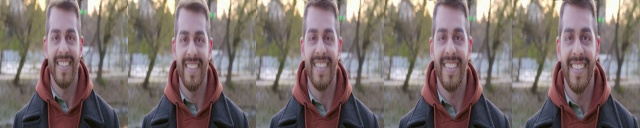
#> input picture backend/dataset_inspection/FAKE_FAKE_1.jpg, 640 x 128 px
$ python -i forensic_features.py   (imports and definitions only)   (older library calls are emulated)
#> lines starting #> are read from the running program, lines starting #| are printed output that depends on the picture
#> further down, picture is the input picture: shape (128, 640, 3); mean B, G, R 111.2, 113, 125.3
import cv2
import numpy as np

SEQUENCE_LENGTH = 20
IMG_SIZE = 128
FEATURE_NAMES = [
    "temporal_mean",
    "temporal_std",
    "temporal_max",
    "sharpness_mean",
    "sharpness_std",
    "fft_high_ratio",
    "fft_mid_ratio",
    "color_r_mean",
    "color_g_mean",
    "color_b_mean",
    "color_r_std",
    "color_g_std",
    "color_b_std",
    "center_border_luma_diff",
    "center_border_std_diff",
    "noise_std",
    "chroma_corr_rg",
    "chroma_corr_rb",
    "block_energy",
    "face_coverage",
    "mouth_temporal",
    "eye_temporal",
    "saturation_mean",
    "saturation_std",
]


# [121 lines left out: functions _to_unit_interval, extract_forensic_vector, not called in this run]


def detect_face_crop(frame_bgr, target_size=IMG_SIZE):
#> called with target_size = 128
    cascade = cv2.CascadeClassifier(
        cv2.data.haarcascades + "haarcascade_frontalface_default.xml"
    )
    gray = cv2.cvtColor(frame_bgr, cv2.COLOR_BGR2GRAY)
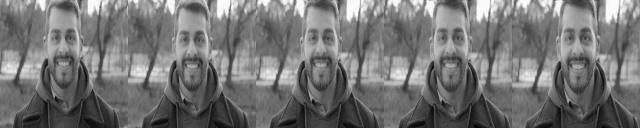
#> gray: shape (128, 640); min 7, max 254, mean 116.5
    faces = cascade.detectMultiScale(gray, scaleFactor=1.1, minNeighbors=4, minSize=(40, 40))
#> faces = [[36, 16, 58, 58], [165, 18, 54, 54], [292, 16, 57, 57]]
    if len(faces) == 0:
        rgb = cv2.cvtColor(frame_bgr, cv2.COLOR_BGR2RGB)
        resized = cv2.resize(rgb, (target_size, target_size), interpolation=cv2.INTER_AREA)
        return resized.astype(np.float32) / 255.0, 0.0

    x, y, w, h = max(faces, key=lambda rect: rect[2] * rect[3])
#> x = 36; y = 16; w = 58; h = 58
    pad = int(0.25 * max(w, h))
#> pad = 14
    x1 = max(0, x - pad)
#> x1 = 22
    y1 = max(0, y - pad)
#> y1 = 2
    x2 = min(frame_bgr.shape[1], x + w + pad)
#> x2 = 108
    y2 = min(frame_bgr.shape[0], y + h + pad)
#> y2 = 88
    crop = frame_bgr[y1:y2, x1:x2]
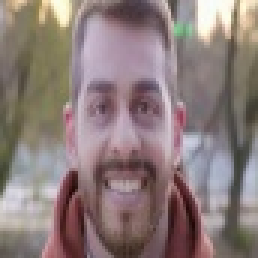
#> crop: shape (86, 86, 3) (shown 3 times larger); mean B, G, R 122.5, 124.3, 140.4
    rgb = cv2.cvtColor(crop, cv2.COLOR_BGR2RGB)
    resized = cv2.resize(rgb, (target_size, target_size), interpolation=cv2.INTER_AREA)
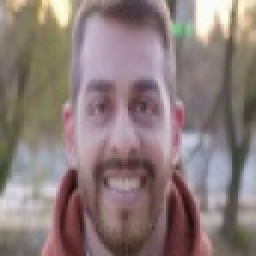
#> resized: shape (128, 128, 3) (shown 2 times larger); mean R, G, B 140.4, 124.2, 122.5
    coverage = float((w * h) / max(frame_bgr.shape[0] * frame_bgr.shape[1], 1))
#> coverage = 0.0411
    return resized.astype(np.float32) / 255.0, coverage


# [38 lines left out: function extract_media_sequence, not called in this run]

>>> import cv2
>>> picture = cv2.imread('dataset_inspection/FAKE_FAKE_1.jpg')
>>> result = detect_face_crop(picture)

$ run again, on backend/dataset_inspection/FAKE_FAKE_10.jpg
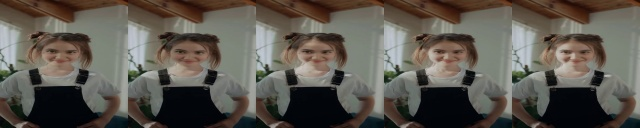
#> input picture backend/dataset_inspection/FAKE_FAKE_10.jpg, 640 x 128 px
#> picture is the input picture: shape (128, 640, 3); mean B, G, R 79.2, 87.1, 91.9
#> in detect_face_crop, `gray = cv2.cvtColor(frame_bgr, cv2.COLOR_BGR2GRAY)`:
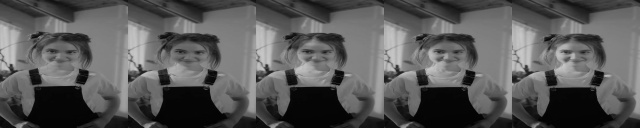
#> gray: shape (128, 640); min 0, max 204, mean 87.7
#> faces = ()
#> in detect_face_crop, `resized = cv2.resize(rgb, (target_size, target_size), interpolation=cv..`:
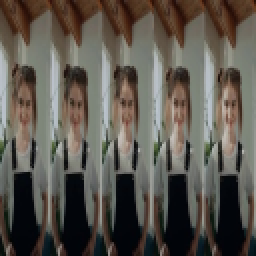
#> resized: shape (128, 128, 3) (shown 2 times larger); mean R, G, B 91.9, 87.1, 79.2

$ run again, on backend/dataset_inspection/FAKE_FAKE_11.jpg
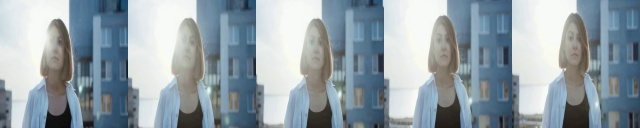
#> input picture backend/dataset_inspection/FAKE_FAKE_11.jpg, 640 x 128 px
#> picture is the input picture: shape (128, 640, 3); mean B, G, R 168.2, 160.4, 147.5
#> in detect_face_crop, `gray = cv2.cvtColor(frame_bgr, cv2.COLOR_BGR2GRAY)`:
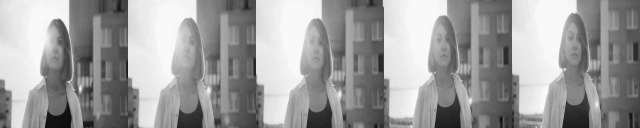
#> gray: shape (128, 640); min 9, max 252, mean 157.4
#> faces = ()
#> in detect_face_crop, `resized = cv2.resize(rgb, (target_size, target_size), interpolation=cv..`:
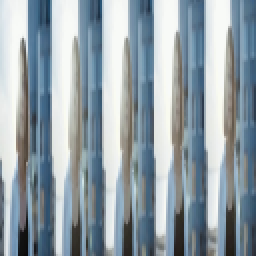
#> resized: shape (128, 128, 3) (shown 2 times larger); mean R, G, B 147.5, 160.4, 168.2

$ run again, on backend/dataset_inspection/FAKE_FAKE_12.jpg
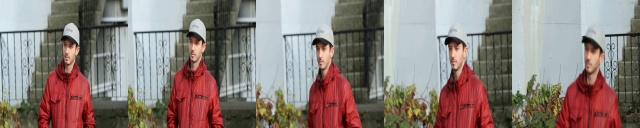
#> input picture backend/dataset_inspection/FAKE_FAKE_12.jpg, 640 x 128 px
#> picture is the input picture: shape (128, 640, 3); mean B, G, R 121.9, 126.7, 139.7
#> in detect_face_crop, `gray = cv2.cvtColor(frame_bgr, cv2.COLOR_BGR2GRAY)`:
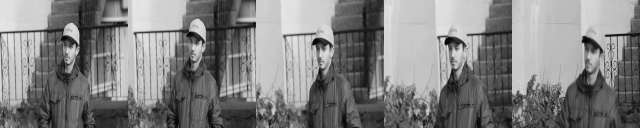
#> gray: shape (128, 640); min 1, max 230, mean 130
#> faces = ()
#> in detect_face_crop, `resized = cv2.resize(rgb, (target_size, target_size), interpolation=cv..`:
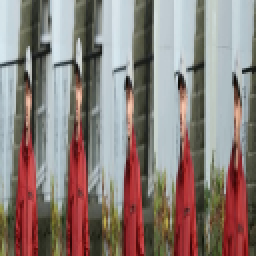
#> resized: shape (128, 128, 3) (shown 2 times larger); mean R, G, B 139.7, 126.7, 121.9
